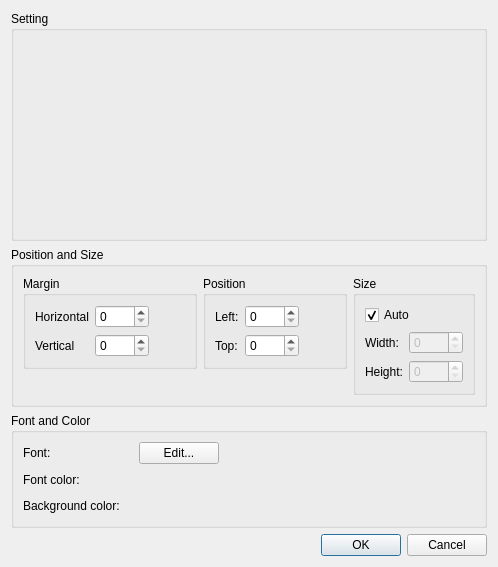
<?xml version="1.0" encoding="UTF-8"?>
<ui version="4.0">
 <class>PostStringResultSettingDialog</class>
 <widget class="QDialog" name="PostStringResultSettingDialog">
  <property name="geometry">
   <rect>
    <x>0</x>
    <y>0</y>
    <width>498</width>
    <height>567</height>
   </rect>
  </property>
  <property name="windowTitle">
   <string>Label Setting</string>
  </property>
  <layout class="QVBoxLayout" name="verticalLayout_3" stretch="1,0,0,0">
   <item>
    <widget class="QGroupBox" name="groupBox">
     <property name="title">
      <string>Setting</string>
     </property>
     <layout class="QVBoxLayout" name="verticalLayout">
      <item>
       <widget class="PostStringResultEditWidget" name="settingWidget" native="true"/>
      </item>
     </layout>
    </widget>
   </item>
   <item>
    <widget class="QGroupBox" name="groupBox_2">
     <property name="title">
      <string>Position and Size</string>
     </property>
     <layout class="QHBoxLayout" name="horizontalLayout_8">
      <item>
       <layout class="QVBoxLayout" name="verticalLayout_4">
        <item>
         <widget class="QGroupBox" name="marginGroupBox">
          <property name="enabled">
           <bool>true</bool>
          </property>
          <property name="title">
           <string>Margin</string>
          </property>
          <layout class="QHBoxLayout" name="horizontalLayout_7">
           <item>
            <layout class="QGridLayout" name="gridLayout_5">
             <item row="0" column="0">
              <widget class="QLabel" name="hMarginLabel">
               <property name="text">
                <string>Horizontal</string>
               </property>
              </widget>
             </item>
             <item row="0" column="1">
              <widget class="QSpinBox" name="hMarginSpinBox">
               <property name="maximum">
                <number>9999</number>
               </property>
              </widget>
             </item>
             <item row="1" column="0">
              <widget class="QLabel" name="vMarginLabel">
               <property name="text">
                <string>Vertical</string>
               </property>
              </widget>
             </item>
             <item row="1" column="1">
              <widget class="QSpinBox" name="vMarginSpinBox">
               <property name="maximum">
                <number>9999</number>
               </property>
              </widget>
             </item>
            </layout>
           </item>
           <item>
            <spacer name="horizontalSpacer_7">
             <property name="orientation">
              <enum>Qt::Horizontal</enum>
             </property>
             <property name="sizeHint" stdset="0">
              <size>
               <width>98</width>
               <height>20</height>
              </size>
             </property>
            </spacer>
           </item>
          </layout>
         </widget>
        </item>
        <item>
         <spacer name="verticalSpacer_3">
          <property name="orientation">
           <enum>Qt::Vertical</enum>
          </property>
          <property name="sizeHint" stdset="0">
           <size>
            <width>20</width>
            <height>13</height>
           </size>
          </property>
         </spacer>
        </item>
       </layout>
      </item>
      <item>
       <layout class="QVBoxLayout" name="verticalLayout_5">
        <item>
         <widget class="QGroupBox" name="positionGroupBox">
          <property name="enabled">
           <bool>true</bool>
          </property>
          <property name="title">
           <string>Position</string>
          </property>
          <layout class="QHBoxLayout" name="horizontalLayout_4">
           <item>
            <layout class="QGridLayout" name="gridLayout_2">
             <item row="0" column="0">
              <widget class="QLabel" name="leftLabel">
               <property name="text">
                <string>Left:</string>
               </property>
              </widget>
             </item>
             <item row="0" column="1">
              <widget class="QSpinBox" name="leftSpinBox">
               <property name="maximum">
                <number>9999</number>
               </property>
              </widget>
             </item>
             <item row="1" column="0">
              <widget class="QLabel" name="topLabel">
               <property name="text">
                <string>Top:</string>
               </property>
              </widget>
             </item>
             <item row="1" column="1">
              <widget class="QSpinBox" name="topSpinBox">
               <property name="maximum">
                <number>9999</number>
               </property>
              </widget>
             </item>
            </layout>
           </item>
           <item>
            <spacer name="horizontalSpacer_4">
             <property name="orientation">
              <enum>Qt::Horizontal</enum>
             </property>
             <property name="sizeHint" stdset="0">
              <size>
               <width>98</width>
               <height>20</height>
              </size>
             </property>
            </spacer>
           </item>
          </layout>
         </widget>
        </item>
        <item>
         <spacer name="verticalSpacer_2">
          <property name="orientation">
           <enum>Qt::Vertical</enum>
          </property>
          <property name="sizeHint" stdset="0">
           <size>
            <width>20</width>
            <height>13</height>
           </size>
          </property>
         </spacer>
        </item>
       </layout>
      </item>
      <item>
       <widget class="QGroupBox" name="sizeGroupBox">
        <property name="enabled">
         <bool>true</bool>
        </property>
        <property name="title">
         <string>Size</string>
        </property>
        <layout class="QVBoxLayout" name="verticalLayout_2">
         <item>
          <widget class="QCheckBox" name="autoCheckBox">
           <property name="text">
            <string>Auto</string>
           </property>
           <property name="checked">
            <bool>true</bool>
           </property>
          </widget>
         </item>
         <item>
          <layout class="QHBoxLayout" name="horizontalLayout_5">
           <item>
            <layout class="QGridLayout" name="gridLayout_3">
             <item row="0" column="0">
              <widget class="QLabel" name="widthLabel">
               <property name="text">
                <string>Width:</string>
               </property>
              </widget>
             </item>
             <item row="0" column="1">
              <widget class="QSpinBox" name="widthSpinBox">
               <property name="enabled">
                <bool>false</bool>
               </property>
               <property name="maximum">
                <number>9999</number>
               </property>
              </widget>
             </item>
             <item row="1" column="0">
              <widget class="QLabel" name="heightLabel">
               <property name="text">
                <string>Height:</string>
               </property>
              </widget>
             </item>
             <item row="1" column="1">
              <widget class="QSpinBox" name="heightSpinBox">
               <property name="enabled">
                <bool>false</bool>
               </property>
               <property name="maximum">
                <number>9999</number>
               </property>
              </widget>
             </item>
            </layout>
           </item>
           <item>
            <spacer name="horizontalSpacer_6">
             <property name="orientation">
              <enum>Qt::Horizontal</enum>
             </property>
             <property name="sizeHint" stdset="0">
              <size>
               <width>40</width>
               <height>20</height>
              </size>
             </property>
            </spacer>
           </item>
          </layout>
         </item>
        </layout>
       </widget>
      </item>
     </layout>
    </widget>
   </item>
   <item>
    <widget class="QGroupBox" name="groupBox_3">
     <property name="title">
      <string>Font and Color</string>
     </property>
     <layout class="QGridLayout" name="gridLayout">
      <item row="0" column="0">
       <widget class="QLabel" name="fontLabel">
        <property name="text">
         <string>Font:</string>
        </property>
       </widget>
      </item>
      <item row="0" column="1">
       <layout class="QHBoxLayout" name="horizontalLayout_3">
        <item>
         <widget class="QLabel" name="fontDisplayLabel">
          <property name="text">
           <string/>
          </property>
         </widget>
        </item>
        <item>
         <widget class="QPushButton" name="fontEditButton">
          <property name="text">
           <string>Edit...</string>
          </property>
         </widget>
        </item>
        <item>
         <spacer name="horizontalSpacer_3">
          <property name="orientation">
           <enum>Qt::Horizontal</enum>
          </property>
          <property name="sizeHint" stdset="0">
           <size>
            <width>40</width>
            <height>20</height>
           </size>
          </property>
         </spacer>
        </item>
       </layout>
      </item>
      <item row="1" column="0">
       <widget class="QLabel" name="fontColorLabel">
        <property name="text">
         <string>Font color:</string>
        </property>
       </widget>
      </item>
      <item row="1" column="1">
       <layout class="QHBoxLayout" name="horizontalLayout">
        <item>
         <widget class="ColorEditWidget" name="fontColorEditWidget">
          <property name="text">
           <string/>
          </property>
         </widget>
        </item>
        <item>
         <spacer name="horizontalSpacer">
          <property name="orientation">
           <enum>Qt::Horizontal</enum>
          </property>
          <property name="sizeHint" stdset="0">
           <size>
            <width>40</width>
            <height>20</height>
           </size>
          </property>
         </spacer>
        </item>
       </layout>
      </item>
      <item row="2" column="0">
       <widget class="QLabel" name="backgroundColorLabel">
        <property name="text">
         <string>Background color:</string>
        </property>
       </widget>
      </item>
      <item row="2" column="1">
       <layout class="QHBoxLayout" name="horizontalLayout_2">
        <item>
         <widget class="ColorEditWidget" name="backgroundColorEditWidget">
          <property name="text">
           <string/>
          </property>
         </widget>
        </item>
        <item>
         <spacer name="horizontalSpacer_2">
          <property name="orientation">
           <enum>Qt::Horizontal</enum>
          </property>
          <property name="sizeHint" stdset="0">
           <size>
            <width>40</width>
            <height>20</height>
           </size>
          </property>
         </spacer>
        </item>
       </layout>
      </item>
     </layout>
    </widget>
   </item>
   <item>
    <widget class="QDialogButtonBox" name="buttonBox">
     <property name="orientation">
      <enum>Qt::Horizontal</enum>
     </property>
     <property name="standardButtons">
      <set>QDialogButtonBox::Cancel|QDialogButtonBox::Ok</set>
     </property>
    </widget>
   </item>
  </layout>
 </widget>
 <customwidgets>
  <customwidget>
   <class>PostStringResultEditWidget</class>
   <extends>QWidget</extends>
   <header>guicore/postcontainer/poststringresulteditwidget.h</header>
   <container>1</container>
  </customwidget>
  <customwidget>
   <class>ColorEditWidget</class>
   <extends>QLabel</extends>
   <header>guibase/widget/coloreditwidget.h</header>
  </customwidget>
 </customwidgets>
 <resources/>
 <connections>
  <connection>
   <sender>buttonBox</sender>
   <signal>accepted()</signal>
   <receiver>PostStringResultSettingDialog</receiver>
   <slot>accept()</slot>
   <hints>
    <hint type="sourcelabel">
     <x>337</x>
     <y>649</y>
    </hint>
    <hint type="destinationlabel">
     <x>157</x>
     <y>274</y>
    </hint>
   </hints>
  </connection>
  <connection>
   <sender>buttonBox</sender>
   <signal>rejected()</signal>
   <receiver>PostStringResultSettingDialog</receiver>
   <slot>reject()</slot>
   <hints>
    <hint type="sourcelabel">
     <x>405</x>
     <y>649</y>
    </hint>
    <hint type="destinationlabel">
     <x>286</x>
     <y>274</y>
    </hint>
   </hints>
  </connection>
  <connection>
   <sender>autoCheckBox</sender>
   <signal>toggled(bool)</signal>
   <receiver>widthSpinBox</receiver>
   <slot>setDisabled(bool)</slot>
   <hints>
    <hint type="sourcelabel">
     <x>498</x>
     <y>416</y>
    </hint>
    <hint type="destinationlabel">
     <x>556</x>
     <y>439</y>
    </hint>
   </hints>
  </connection>
  <connection>
   <sender>autoCheckBox</sender>
   <signal>toggled(bool)</signal>
   <receiver>heightSpinBox</receiver>
   <slot>setDisabled(bool)</slot>
   <hints>
    <hint type="sourcelabel">
     <x>487</x>
     <y>421</y>
    </hint>
    <hint type="destinationlabel">
     <x>535</x>
     <y>467</y>
    </hint>
   </hints>
  </connection>
 </connections>
</ui>
